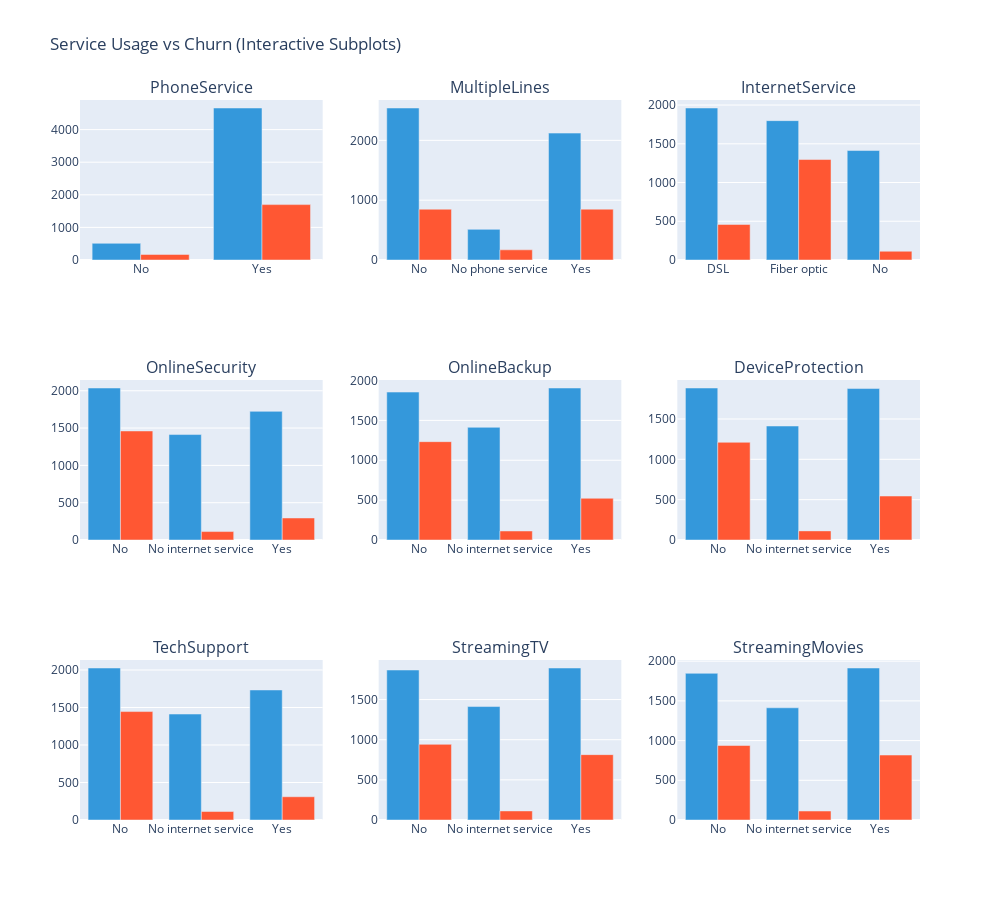

Notebook source saved alongside this figure:
### Code cell
# ------------------------------------------------
# 📝 Seaborn/Matplotlib: Count Plots for Multiple Service-Related Columns vs Churn
# ------------------------------------------------

# Define the columns to visualize
columns = ['PhoneService', 'MultipleLines', 'InternetService', 'OnlineSecurity', 
           'OnlineBackup', 'DeviceProtection', 'TechSupport', 'StreamingTV', 'StreamingMovies']

# Number of columns for the subplot grid
n_cols = 3  # 3 columns per row
n_rows = (len(columns) + n_cols - 1) // n_cols  # Calculate required rows

# Create subplots with dynamic row count
fig, axes = plt.subplots(n_rows, n_cols, figsize=(15, n_rows * 4))  # Adjust figure size dynamically

# Flatten the axes array for easy iteration
axes = axes.flatten()

# Iterate over columns and create count plots
for i, col in enumerate(columns):
    sns.countplot(x=col, data=df, ax=axes[i], hue=df["Churn"])  # Count plot with churn hue
    axes[i].set_title(f'Count Plot of {col}')  # Set title for each subplot
    axes[i].set_xlabel(col)  # Set x-axis label
    axes[i].set_ylabel('Count')  # Set y-axis label

# Remove empty subplots (if any)
for j in range(i + 1, len(axes)):
    fig.delaxes(axes[j])  # Delete extra axes if they exist

# Adjust layout for better spacing
plt.tight_layout()

# Show the plot
plt.show()

# ------------------------------------------------
# 📝 Explanation:
# ------------------------------------------------
# ✅ `columns`: List of service-related columns to analyze.
# ✅ `n_cols = 3`: Creates 3 plots per row for readability.
# ✅ `n_rows`: Dynamically calculates the number of rows required based on the number of columns.
# ✅ `fig, axes = plt.subplots(n_rows, n_cols, figsize=(15, n_rows * 4))`: 
#    - Creates a grid of subplots with appropriate figure size.
# ✅ `axes = axes.flatten()`: Flattens the subplot array for easy looping.
# ✅ `sns.countplot(x=col, data=df, ax=axes[i], hue=df["Churn"])`: 
#    - Creates a count plot for each service-related column.
#    - `hue="Churn"` differentiates churned and non-churned customers.
# ✅ `fig.delaxes(axes[j])`: Removes any extra unused subplots.
# ✅ `plt.tight_layout()`: Ensures plots do not overlap.

# ------------------------------------------------
# 🚀 Next Step: Interactive Plotly Version
# ------------------------------------------------

# ------------------------------------------------
# 📝 Plotly: Interactive Subplots for Service-Related Columns vs Churn
# ------------------------------------------------
from plotly.subplots import make_subplots
import plotly.graph_objects as go

# Create subplots dynamically
fig = make_subplots(rows=n_rows, cols=n_cols, subplot_titles=columns)

# Track subplot position
row, col = 1, 1

# Iterate over service-related columns and add bar charts
for i, column in enumerate(columns):
    churn_counts = df.groupby([column, "Churn"]).size().reset_index(name="Count")
    
    for churn_value in df["Churn"].unique():
        subset = churn_counts[churn_counts["Churn"] == churn_value]
        fig.add_trace(
            go.Bar(
                x=subset[column],
                y=subset["Count"],
                name=f"{column} - Churn {churn_value}",
                marker_color="#FF5733" if churn_value == "Yes" else "#3498DB"
            ),
            row=row, col=col
        )

    # Update row & col tracking for next subplot
    col += 1
    if col > n_cols:
        row += 1
        col = 1

# Update layout for better readability
fig.update_layout(
    title_text="Service Usage vs Churn (Interactive Subplots)",
    showlegend=False,
    height=n_rows * 300,  # Adjust height dynamically
    width=1000
)

# Show interactive plot
fig.show()

# ------------------------------------------------
# 📝 Explanation:
# ------------------------------------------------
# ✅ `make_subplots(rows=n_rows, cols=n_cols, subplot_titles=columns)`: 
#    - Creates a subplot grid dynamically based on the number of service columns.
# ✅ `df.groupby([column, "Churn"]).size().reset_index(name="Count")`: 
#    - Groups data by each service type and churn status.
# ✅ `go.Bar(...)`:
#    - Creates bar charts for each category.
#    - `marker_color`: Colors churned customers **(Orange-Red)** and non-churned customers **(Blue)**.
# ✅ `fig.add_trace(...)`: 
#    - Adds the generated bars to respective subplots.
# ✅ `showlegend=False`: 
#    - Hides redundant legends for a cleaner look.
# ✅ `fig.show()`: 
#    - Displays the interactive Plotly visualization.

# ------------------------------------------------
# 🚀 Why Use Plotly?
# ------------------------------------------------
# ✅ **Interactive Hover Tooltips**: Get details on hover.
# ✅ **Better Comparisons**: Compare service usage vs churn dynamically.
# ✅ **Scalability**: Handles multiple service-related columns efficiently.

### Figure 1 — Plotly figure (JSON) as saved in the notebook; plotly's stock layout.template omitted (floating-point values rounded to 4 significant figures)
{"data": [{"marker": {"color": "#3498DB"}, "name": "PhoneService - Churn No", "type": "bar", "x": ["No", "Yes"], "xaxis": "x", "y": [512, 4662], "yaxis": "y"}, {"marker": {"color": "#FF5733"}, "name": "PhoneService - Churn Yes", "type": "bar", "x": ["No", "Yes"], "xaxis": "x", "y": [170, 1699], "yaxis": "y"}, {"marker": {"color": "#3498DB"}, "name": "MultipleLines - Churn No", "type": "bar", "x": ["No", "No phone service", "Yes"], "xaxis": "x2", "y": [2541, 512, 2121], "yaxis": "y2"}, {"marker": {"color": "#FF5733"}, "name": "MultipleLines - Churn Yes", "type": "bar", "x": ["No", "No phone service", "Yes"], "xaxis": "x2", "y": [849, 170, 850], "yaxis": "y2"}, {"marker": {"color": "#3498DB"}, "name": "InternetService - Churn No", "type": "bar", "x": ["DSL", "Fiber optic", "No"], "xaxis": "x3", "y": [1962, 1799, 1413], "yaxis": "y3"}, {"marker": {"color": "#FF5733"}, "name": "InternetService - Churn Yes", "type": "bar", "x": ["DSL", "Fiber optic", "No"], "xaxis": "x3", "y": [459, 1297, 113], "yaxis": "y3"}, {"marker": {"color": "#3498DB"}, "name": "OnlineSecurity - Churn No", "type": "bar", "x": ["No", "No internet service", "Yes"], "xaxis": "x4", "y": [2037, 1413, 1724], "yaxis": "y4"}, {"marker": {"color": "#FF5733"}, "name": "OnlineSecurity - Churn Yes", "type": "bar", "x": ["No", "No internet service", "Yes"], "xaxis": "x4", "y": [1461, 113, 295], "yaxis": "y4"}, {"marker": {"color": "#3498DB"}, "name": "OnlineBackup - Churn No", "type": "bar", "x": ["No", "No internet service", "Yes"], "xaxis": "x5", "y": [1855, 1413, 1906], "yaxis": "y5"}, {"marker": {"color": "#FF5733"}, "name": "OnlineBackup - Churn Yes", "type": "bar", "x": ["No", "No internet service", "Yes"], "xaxis": "x5", "y": [1233, 113, 523], "yaxis": "y5"}, {"marker": {"color": "#3498DB"}, "name": "DeviceProtection - Churn No", "type": "bar", "x": ["No", "No internet service", "Yes"], "xaxis": "x6", "y": [1884, 1413, 1877], "yaxis": "y6"}, {"marker": {"color": "#FF5733"}, "name": "DeviceProtection - Churn Yes", "type": "bar", "x": ["No", "No internet service", "Yes"], "xaxis": "x6", "y": [1211, 113, 545], "yaxis": "y6"}, {"marker": {"color": "#3498DB"}, "name": "TechSupport - Churn No", "type": "bar", "x": ["No", "No internet service", "Yes"], "xaxis": "x7", "y": [2027, 1413, 1734], "yaxis": "y7"}, {"marker": {"color": "#FF5733"}, "name": "TechSupport - Churn Yes", "type": "bar", "x": ["No", "No internet service", "Yes"], "xaxis": "x7", "y": [1446, 113, 310], "yaxis": "y7"}, {"marker": {"color": "#3498DB"}, "name": "StreamingTV - Churn No", "type": "bar", "x": ["No", "No internet service", "Yes"], "xaxis": "x8", "y": [1868, 1413, 1893], "yaxis": "y8"}, {"marker": {"color": "#FF5733"}, "name": "StreamingTV - Churn Yes", "type": "bar", "x": ["No", "No internet service", "Yes"], "xaxis": "x8", "y": [942, 113, 814], "yaxis": "y8"}, {"marker": {"color": "#3498DB"}, "name": "StreamingMovies - Churn No", "type": "bar", "x": ["No", "No internet service", "Yes"], "xaxis": "x9", "y": [1847, 1413, 1914], "yaxis": "y9"}, {"marker": {"color": "#FF5733"}, "name": "StreamingMovies - Churn Yes", "type": "bar", "x": ["No", "No internet service", "Yes"], "xaxis": "x9", "y": [938, 113, 818], "yaxis": "y9"}], "layout": {"annotations": [{"font": {"size": 16}, "showarrow": false, "text": "PhoneService", "x": 0.1444, "xanchor": "center", "xref": "paper", "y": 1, "yanchor": "bottom", "yref": "paper"}, {"font": {"size": 16}, "showarrow": false, "text": "MultipleLines", "x": 0.5, "xanchor": "center", "xref": "paper", "y": 1, "yanchor": "bottom", "yref": "paper"}, {"font": {"size": 16}, "showarrow": false, "text": "InternetService", "x": 0.8556, "xanchor": "center", "xref": "paper", "y": 1, "yanchor": "bottom", "yref": "paper"}, {"font": {"size": 16}, "showarrow": false, "text": "OnlineSecurity", "x": 0.1444, "xanchor": "center", "xref": "paper", "y": 0.6111, "yanchor": "bottom", "yref": "paper"}, {"font": {"size": 16}, "showarrow": false, "text": "OnlineBackup", "x": 0.5, "xanchor": "center", "xref": "paper", "y": 0.6111, "yanchor": "bottom", "yref": "paper"}, {"font": {"size": 16}, "showarrow": false, "text": "DeviceProtection", "x": 0.8556, "xanchor": "center", "xref": "paper", "y": 0.6111, "yanchor": "bottom", "yref": "paper"}, {"font": {"size": 16}, "showarrow": false, "text": "TechSupport", "x": 0.1444, "xanchor": "center", "xref": "paper", "y": 0.2222, "yanchor": "bottom", "yref": "paper"}, {"font": {"size": 16}, "showarrow": false, "text": "StreamingTV", "x": 0.5, "xanchor": "center", "xref": "paper", "y": 0.2222, "yanchor": "bottom", "yref": "paper"}, {"font": {"size": 16}, "showarrow": false, "text": "StreamingMovies", "x": 0.8556, "xanchor": "center", "xref": "paper", "y": 0.2222, "yanchor": "bottom", "yref": "paper"}], "height": 900, "showlegend": false, "title": {"text": "Service Usage vs Churn (Interactive Subplots)"}, "width": 1000, "xaxis": {"anchor": "y", "domain": [0, 0.2889]}, "xaxis2": {"anchor": "y2", "domain": [0.3556, 0.6444]}, "xaxis3": {"anchor": "y3", "domain": [0.7111, 1]}, "xaxis4": {"anchor": "y4", "domain": [0, 0.2889]}, "xaxis5": {"anchor": "y5", "domain": [0.3556, 0.6444]}, "xaxis6": {"anchor": "y6", "domain": [0.7111, 1]}, "xaxis7": {"anchor": "y7", "domain": [0, 0.2889]}, "xaxis8": {"anchor": "y8", "domain": [0.3556, 0.6444]}, "xaxis9": {"anchor": "y9", "domain": [0.7111, 1]}, "yaxis": {"anchor": "x", "domain": [0.7778, 1]}, "yaxis2": {"anchor": "x2", "domain": [0.7778, 1]}, "yaxis3": {"anchor": "x3", "domain": [0.7778, 1]}, "yaxis4": {"anchor": "x4", "domain": [0.3889, 0.6111]}, "yaxis5": {"anchor": "x5", "domain": [0.3889, 0.6111]}, "yaxis6": {"anchor": "x6", "domain": [0.3889, 0.6111]}, "yaxis7": {"anchor": "x7", "domain": [0, 0.2222]}, "yaxis8": {"anchor": "x8", "domain": [0, 0.2222]}, "yaxis9": {"anchor": "x9", "domain": [0, 0.2222]}}}
